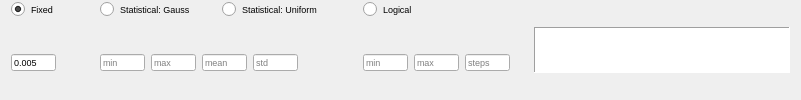
              <widget class="QFrame" name="frame_19">
               <property name="frameShape">
                <enum>QFrame::NoFrame</enum>
               </property>
               <property name="frameShadow">
                <enum>QFrame::Plain</enum>
               </property>
               <layout class="QHBoxLayout" name="horizontalLayout_13">
                <property name="topMargin">
                 <number>0</number>
                </property>
                <property name="bottomMargin">
                 <number>0</number>
                </property>
                <item>
                 <widget class="QFrame" name="frame_20">
                  <property name="frameShape">
                   <enum>QFrame::NoFrame</enum>
                  </property>
                  <property name="frameShadow">
                   <enum>QFrame::Plain</enum>
                  </property>
                  <layout class="QGridLayout" name="gridLayout_9">
                   <property name="leftMargin">
                    <number>0</number>
                   </property>
                   <property name="topMargin">
                    <number>0</number>
                   </property>
                   <property name="bottomMargin">
                    <number>0</number>
                   </property>
                   <item row="1" column="1">
                    <widget class="QFrame" name="frame_24">
                     <property name="frameShape">
                      <enum>QFrame::NoFrame</enum>
                     </property>
                     <property name="frameShadow">
                      <enum>QFrame::Plain</enum>
                     </property>
                     <layout class="QHBoxLayout" name="horizontalLayout_73">
                      <property name="leftMargin">
                       <number>9</number>
                      </property>
                      <property name="topMargin">
                       <number>0</number>
                      </property>
                      <property name="bottomMargin">
                       <number>0</number>
                      </property>
                      <item>
                       <widget class="QLineEdit" name="txt_gauss_min_cm">
                        <property name="maximumSize">
                         <size>
                          <width>45</width>
                          <height>17</height>
                         </size>
                        </property>
                        <property name="font">
                         <font>
                          <pointsize>7</pointsize>
                         </font>
                        </property>
                        <property name="placeholderText">
                         <string>min</string>
                        </property>
                       </widget>
                      </item>
                      <item>
                       <widget class="QLineEdit" name="txt_gauss_max_cm">
                        <property name="maximumSize">
                         <size>
                          <width>45</width>
                          <height>17</height>
                         </size>
                        </property>
                        <property name="font">
                         <font>
                          <pointsize>7</pointsize>
                         </font>
                        </property>
                        <property name="placeholderText">
                         <string>max</string>
                        </property>
                       </widget>
                      </item>
                      <item>
                       <widget class="QLineEdit" name="txt_gauss_mean_cm">
                        <property name="maximumSize">
                         <size>
                          <width>45</width>
                          <height>17</height>
                         </size>
                        </property>
                        <property name="font">
                         <font>
                          <pointsize>7</pointsize>
                         </font>
                        </property>
                        <property name="placeholderText">
                         <string>mean</string>
                        </property>
                       </widget>
                      </item>
                      <item>
                       <widget class="QLineEdit" name="txt_gauss_std_cm">
                        <property name="maximumSize">
                         <size>
                          <width>45</width>
                          <height>17</height>
                         </size>
                        </property>
                        <property name="font">
                         <font>
                          <pointsize>7</pointsize>
                         </font>
                        </property>
                        <property name="placeholderText">
                         <string>std</string>
                        </property>
                       </widget>
                      </item>
                      <item>
                       <spacer name="horizontalSpacer_20">
                        <property name="orientation">
                         <enum>Qt::Horizontal</enum>
                        </property>
                        <property name="sizeType">
                         <enum>QSizePolicy::Maximum</enum>
                        </property>
                        <property name="sizeHint" stdset="0">
                         <size>
                          <width>50</width>
                          <height>20</height>
                         </size>
                        </property>
                       </spacer>
                      </item>
                     </layout>
                    </widget>
                   </item>
                   <item row="0" column="1">
                    <widget class="QFrame" name="frame_23">
                     <property name="frameShape">
                      <enum>QFrame::NoFrame</enum>
                     </property>
                     <property name="frameShadow">
                      <enum>QFrame::Plain</enum>
                     </property>
                     <layout class="QHBoxLayout" name="horizontalLayout_16">
                      <property name="topMargin">
                       <number>0</number>
                      </property>
                      <property name="bottomMargin">
                       <number>0</number>
                      </property>
                      <item>
                       <widget class="QRadioButton" name="radio_gauss_cm">
                        <property name="font">
                         <font>
                          <pointsize>7</pointsize>
                         </font>
                        </property>
                        <property name="text">
                         <string>Statistical: Gauss</string>
                        </property>
                        <attribute name="buttonGroup">
                         <string notr="true">buttonGroup_3</string>
                        </attribute>
                       </widget>
                      </item>
                      <item>
                       <widget class="QRadioButton" name="radio_uni_cm">
                        <property name="font">
                         <font>
                          <pointsize>7</pointsize>
                         </font>
                        </property>
                        <property name="text">
                         <string>Statistical: Uniform</string>
                        </property>
                        <attribute name="buttonGroup">
                         <string notr="true">buttonGroup_3</string>
                        </attribute>
                       </widget>
                      </item>
                      <item>
                       <spacer name="horizontalSpacer_19">
                        <property name="orientation">
                         <enum>Qt::Horizontal</enum>
                        </property>
                        <property name="sizeType">
                         <enum>QSizePolicy::Maximum</enum>
                        </property>
                        <property name="sizeHint" stdset="0">
                         <size>
                          <width>10</width>
                          <height>20</height>
                         </size>
                        </property>
                       </spacer>
                      </item>
                     </layout>
                    </widget>
                   </item>
                   <item row="1" column="3">
                    <widget class="QFrame" name="frame_22">
                     <property name="frameShape">
                      <enum>QFrame::NoFrame</enum>
                     </property>
                     <property name="frameShadow">
                      <enum>QFrame::Plain</enum>
                     </property>
                     <layout class="QHBoxLayout" name="horizontalLayout_15">
                      <property name="leftMargin">
                       <number>0</number>
                      </property>
                      <property name="topMargin">
                       <number>0</number>
                      </property>
                      <property name="bottomMargin">
                       <number>0</number>
                      </property>
                      <item>
                       <widget class="QLineEdit" name="txt_log_min_cm">
                        <property name="maximumSize">
                         <size>
                          <width>45</width>
                          <height>17</height>
                         </size>
                        </property>
                        <property name="font">
                         <font>
                          <pointsize>7</pointsize>
                         </font>
                        </property>
                        <property name="placeholderText">
                         <string>min</string>
                        </property>
                       </widget>
                      </item>
                      <item>
                       <widget class="QLineEdit" name="txt_log_max_cm">
                        <property name="maximumSize">
                         <size>
                          <width>45</width>
                          <height>17</height>
                         </size>
                        </property>
                        <property name="font">
                         <font>
                          <pointsize>7</pointsize>
                         </font>
                        </property>
                        <property name="placeholderText">
                         <string>max</string>
                        </property>
                       </widget>
                      </item>
                      <item>
                       <widget class="QLineEdit" name="txt_log_steps_cm">
                        <property name="maximumSize">
                         <size>
                          <width>45</width>
                          <height>17</height>
                         </size>
                        </property>
                        <property name="font">
                         <font>
                          <pointsize>7</pointsize>
                         </font>
                        </property>
                        <property name="placeholderText">
                         <string>steps</string>
                        </property>
                       </widget>
                      </item>
                     </layout>
                    </widget>
                   </item>
                   <item row="1" column="0">
                    <widget class="QFrame" name="frame_21">
                     <property name="frameShape">
                      <enum>QFrame::NoFrame</enum>
                     </property>
                     <property name="frameShadow">
                      <enum>QFrame::Plain</enum>
                     </property>
                     <layout class="QHBoxLayout" name="horizontalLayout_14">
                      <property name="leftMargin">
                       <number>0</number>
                      </property>
                      <property name="topMargin">
                       <number>0</number>
                      </property>
                      <property name="bottomMargin">
                       <number>0</number>
                      </property>
                      <item>
                       <widget class="QLineEdit" name="txt_fix_cm">
                        <property name="maximumSize">
                         <size>
                          <width>45</width>
                          <height>17</height>
                         </size>
                        </property>
                        <property name="font">
                         <font>
                          <pointsize>7</pointsize>
                         </font>
                        </property>
                        <property name="text">
                         <string>0.005</string>
                        </property>
                        <property name="placeholderText">
                         <string>value</string>
                        </property>
                       </widget>
                      </item>
                      <item>
                       <spacer name="horizontalSpacer_18">
                        <property name="orientation">
                         <enum>Qt::Horizontal</enum>
                        </property>
                        <property name="sizeType">
                         <enum>QSizePolicy::Maximum</enum>
                        </property>
                        <property name="sizeHint" stdset="0">
                         <size>
                          <width>20</width>
                          <height>20</height>
                         </size>
                        </property>
                       </spacer>
                      </item>
                     </layout>
                    </widget>
                   </item>
                   <item row="0" column="0">
                    <widget class="QRadioButton" name="radio_fix_cm">
                     <property name="font">
                      <font>
                       <pointsize>7</pointsize>
                      </font>
                     </property>
                     <property name="text">
                      <string>Fixed</string>
                     </property>
                     <property name="iconSize">
                      <size>
                       <width>12</width>
                       <height>12</height>
                      </size>
                     </property>
                     <property name="checked">
                      <bool>true</bool>
                     </property>
                     <attribute name="buttonGroup">
                      <string notr="true">buttonGroup_3</string>
                     </attribute>
                    </widget>
                   </item>
                   <item row="0" column="3">
                    <widget class="QRadioButton" name="radio_log_cm">
                     <property name="font">
                      <font>
                       <pointsize>7</pointsize>
                      </font>
                     </property>
                     <property name="text">
                      <string>Logical</string>
                     </property>
                     <attribute name="buttonGroup">
                      <string notr="true">buttonGroup_3</string>
                     </attribute>
                    </widget>
                   </item>
                  </layout>
                 </widget>
                </item>
                <item>
                 <widget class="PlotWidget" name="viewCm">
                  <property name="sizePolicy">
                   <sizepolicy hsizetype="Expanding" vsizetype="Fixed">
                    <horstretch>0</horstretch>
                    <verstretch>0</verstretch>
                   </sizepolicy>
                  </property>
                  <property name="maximumSize">
                   <size>
                    <width>16777215</width>
                    <height>46</height>
                   </size>
                  </property>
                  <property name="styleSheet">
                   <string notr="true">border-right-color: rgb(255, 255, 127);</string>
                  </property>
                  <property name="frameShape">
                   <enum>QFrame::Panel</enum>
                  </property>
                 </widget>
                </item>
               </layout>
              </widget>
